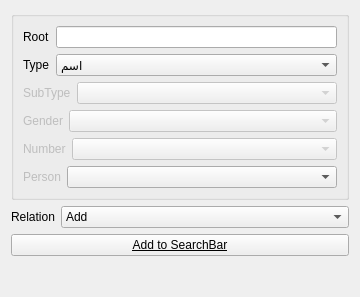
       <widget class="QWidget" name="page">
        <property name="geometry">
         <rect>
          <x>0</x>
          <y>0</y>
          <width>360</width>
          <height>297</height>
         </rect>
        </property>
        <attribute name="label">
         <string>Word Properties</string>
        </attribute>
        <layout class="QVBoxLayout" name="verticalLayout_16">
         <item>
          <widget class="QGroupBox" name="groupBox_2">
           <property name="title">
            <string/>
           </property>
           <property name="flat">
            <bool>false</bool>
           </property>
           <layout class="QVBoxLayout" name="verticalLayout_10">
            <item>
             <layout class="QHBoxLayout" name="horizontalLayout_22">
              <item>
               <widget class="QLabel" name="label_28">
                <property name="text">
                 <string>Root</string>
                </property>
                <property name="buddy">
                 <cstring>o_word_root</cstring>
                </property>
               </widget>
              </item>
              <item>
               <widget class="QLineEdit" name="o_word_root"/>
              </item>
             </layout>
            </item>
            <item>
             <layout class="QHBoxLayout" name="horizontalLayout_21">
              <item>
               <widget class="QLabel" name="label_27">
                <property name="sizePolicy">
                 <sizepolicy hsizetype="Fixed" vsizetype="Preferred">
                  <horstretch>0</horstretch>
                  <verstretch>0</verstretch>
                 </sizepolicy>
                </property>
                <property name="text">
                 <string>Type</string>
                </property>
                <property name="buddy">
                 <cstring>o_word_type</cstring>
                </property>
               </widget>
              </item>
              <item>
               <widget class="QComboBox" name="o_word_type">
                <item>
                 <property name="text">
                  <string>اسم</string>
                 </property>
                </item>
                <item>
                 <property name="text">
                  <string>فعل</string>
                 </property>
                </item>
                <item>
                 <property name="text">
                  <string>أداة</string>
                 </property>
                </item>
               </widget>
              </item>
             </layout>
            </item>
            <item>
             <layout class="QHBoxLayout" name="horizontalLayout_37">
              <item>
               <widget class="QLabel" name="label_35">
                <property name="enabled">
                 <bool>false</bool>
                </property>
                <property name="sizePolicy">
                 <sizepolicy hsizetype="Fixed" vsizetype="Preferred">
                  <horstretch>0</horstretch>
                  <verstretch>0</verstretch>
                 </sizepolicy>
                </property>
                <property name="text">
                 <string>SubType</string>
                </property>
                <property name="buddy">
                 <cstring>o_word_type</cstring>
                </property>
               </widget>
              </item>
              <item>
               <widget class="QComboBox" name="o_word_subtype">
                <property name="enabled">
                 <bool>false</bool>
                </property>
               </widget>
              </item>
             </layout>
            </item>
            <item>
             <layout class="QHBoxLayout" name="horizontalLayout_42">
              <item>
               <widget class="QLabel" name="label_40">
                <property name="enabled">
                 <bool>false</bool>
                </property>
                <property name="sizePolicy">
                 <sizepolicy hsizetype="Fixed" vsizetype="Preferred">
                  <horstretch>0</horstretch>
                  <verstretch>0</verstretch>
                 </sizepolicy>
                </property>
                <property name="text">
                 <string>Gender</string>
                </property>
                <property name="buddy">
                 <cstring>o_word_type</cstring>
                </property>
               </widget>
              </item>
              <item>
               <widget class="QComboBox" name="o_word_gender">
                <property name="enabled">
                 <bool>false</bool>
                </property>
               </widget>
              </item>
             </layout>
            </item>
            <item>
             <layout class="QHBoxLayout" name="horizontalLayout_43">
              <item>
               <widget class="QLabel" name="label_41">
                <property name="enabled">
                 <bool>false</bool>
                </property>
                <property name="sizePolicy">
                 <sizepolicy hsizetype="Fixed" vsizetype="Preferred">
                  <horstretch>0</horstretch>
                  <verstretch>0</verstretch>
                 </sizepolicy>
                </property>
                <property name="text">
                 <string>Number</string>
                </property>
                <property name="buddy">
                 <cstring>o_word_type</cstring>
                </property>
               </widget>
              </item>
              <item>
               <widget class="QComboBox" name="o_word_number">
                <property name="enabled">
                 <bool>false</bool>
                </property>
               </widget>
              </item>
             </layout>
            </item>
            <item>
             <layout class="QHBoxLayout" name="horizontalLayout_44">
              <item>
               <widget class="QLabel" name="label_42">
                <property name="enabled">
                 <bool>false</bool>
                </property>
                <property name="sizePolicy">
                 <sizepolicy hsizetype="Fixed" vsizetype="Preferred">
                  <horstretch>0</horstretch>
                  <verstretch>0</verstretch>
                 </sizepolicy>
                </property>
                <property name="text">
                 <string>Person</string>
                </property>
                <property name="buddy">
                 <cstring>o_word_type</cstring>
                </property>
               </widget>
              </item>
              <item>
               <widget class="QComboBox" name="o_word_person"/>
              </item>
             </layout>
            </item>
           </layout>
          </widget>
         </item>
         <item>
          <layout class="QHBoxLayout" name="horizontalLayout_27">
           <item>
            <widget class="QLabel" name="label_11">
             <property name="sizePolicy">
              <sizepolicy hsizetype="Fixed" vsizetype="Preferred">
               <horstretch>0</horstretch>
               <verstretch>0</verstretch>
              </sizepolicy>
             </property>
             <property name="text">
              <string>Relation</string>
             </property>
            </widget>
           </item>
           <item>
            <widget class="QComboBox" name="o_relation_word">
             <item>
              <property name="text">
               <string>Add</string>
              </property>
             </item>
             <item>
              <property name="text">
               <string>Replace</string>
              </property>
             </item>
             <item>
              <property name="text">
               <string>(OR)</string>
              </property>
             </item>
             <item>
              <property name="text">
               <string>(AND)</string>
              </property>
             </item>
             <item>
              <property name="text">
               <string>(ANDNOT)</string>
              </property>
             </item>
            </widget>
           </item>
          </layout>
         </item>
         <item>
          <widget class="QPushButton" name="o_add2query_word">
           <property name="font">
            <font>
             <weight>50</weight>
             <bold>false</bold>
             <underline>true</underline>
             <strikeout>false</strikeout>
             <kerning>false</kerning>
            </font>
           </property>
           <property name="cursor">
            <cursorShape>PointingHandCursor</cursorShape>
           </property>
           <property name="text">
            <string>Add to SearchBar</string>
           </property>
           <property name="icon">
            <iconset resource="../../../resources/images/main.qrc">
             <normaloff>:/resources/up-16.png</normaloff>:/resources/up-16.png</iconset>
           </property>
          </widget>
         </item>
         <item>
          <spacer name="verticalSpacer_3">
           <property name="orientation">
            <enum>Qt::Vertical</enum>
           </property>
           <property name="sizeHint" stdset="0">
            <size>
             <width>20</width>
             <height>94</height>
            </size>
           </property>
          </spacer>
         </item>
        </layout>
       </widget>
